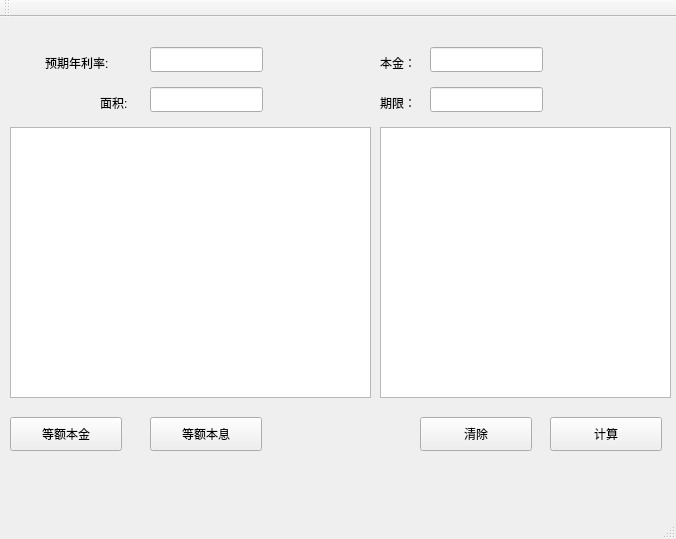
<?xml version="1.0" encoding="UTF-8"?>
<ui version="4.0">
 <class>MainWindow</class>
 <widget class="QMainWindow" name="MainWindow">
  <property name="geometry">
   <rect>
    <x>0</x>
    <y>0</y>
    <width>676</width>
    <height>539</height>
   </rect>
  </property>
  <property name="windowTitle">
   <string>MainWindow</string>
  </property>
  <widget class="QWidget" name="centralWidget">
   <widget class="QLabel" name="rate">
    <property name="geometry">
     <rect>
      <x>45</x>
      <y>30</y>
      <width>111</width>
      <height>31</height>
     </rect>
    </property>
    <property name="sizePolicy">
     <sizepolicy hsizetype="Expanding" vsizetype="Expanding">
      <horstretch>0</horstretch>
      <verstretch>0</verstretch>
     </sizepolicy>
    </property>
    <property name="text">
     <string>预期年利率:</string>
    </property>
   </widget>
   <widget class="QLineEdit" name="rateEdit">
    <property name="geometry">
     <rect>
      <x>150</x>
      <y>30</y>
      <width>113</width>
      <height>25</height>
     </rect>
    </property>
    <property name="sizePolicy">
     <sizepolicy hsizetype="Expanding" vsizetype="Expanding">
      <horstretch>0</horstretch>
      <verstretch>0</verstretch>
     </sizepolicy>
    </property>
   </widget>
   <widget class="QLabel" name="capital">
    <property name="geometry">
     <rect>
      <x>380</x>
      <y>30</y>
      <width>41</width>
      <height>31</height>
     </rect>
    </property>
    <property name="text">
     <string>本金：</string>
    </property>
   </widget>
   <widget class="QLineEdit" name="capitalEdit">
    <property name="geometry">
     <rect>
      <x>430</x>
      <y>30</y>
      <width>113</width>
      <height>25</height>
     </rect>
    </property>
   </widget>
   <widget class="QTextEdit" name="textEdit">
    <property name="geometry">
     <rect>
      <x>10</x>
      <y>110</y>
      <width>361</width>
      <height>271</height>
     </rect>
    </property>
   </widget>
   <widget class="QLabel" name="time">
    <property name="geometry">
     <rect>
      <x>380</x>
      <y>70</y>
      <width>41</width>
      <height>31</height>
     </rect>
    </property>
    <property name="text">
     <string>期限：</string>
    </property>
   </widget>
   <widget class="QLineEdit" name="timeEdit">
    <property name="geometry">
     <rect>
      <x>430</x>
      <y>70</y>
      <width>113</width>
      <height>25</height>
     </rect>
    </property>
   </widget>
   <widget class="QLineEdit" name="areaEdit">
    <property name="geometry">
     <rect>
      <x>150</x>
      <y>70</y>
      <width>113</width>
      <height>25</height>
     </rect>
    </property>
    <property name="text">
     <string/>
    </property>
   </widget>
   <widget class="QLabel" name="area">
    <property name="geometry">
     <rect>
      <x>100</x>
      <y>70</y>
      <width>51</width>
      <height>31</height>
     </rect>
    </property>
    <property name="text">
     <string>面积:</string>
    </property>
   </widget>
   <widget class="QPushButton" name="calculateButton">
    <property name="geometry">
     <rect>
      <x>550</x>
      <y>400</y>
      <width>112</width>
      <height>34</height>
     </rect>
    </property>
    <property name="text">
     <string>计算</string>
    </property>
   </widget>
   <widget class="QPushButton" name="calculateClearButton">
    <property name="geometry">
     <rect>
      <x>420</x>
      <y>400</y>
      <width>112</width>
      <height>34</height>
     </rect>
    </property>
    <property name="text">
     <string>清除</string>
    </property>
   </widget>
   <widget class="QTextEdit" name="textEditTotal">
    <property name="geometry">
     <rect>
      <x>380</x>
      <y>110</y>
      <width>291</width>
      <height>271</height>
     </rect>
    </property>
   </widget>
   <widget class="QPushButton" name="buttonJin">
    <property name="geometry">
     <rect>
      <x>10</x>
      <y>400</y>
      <width>112</width>
      <height>34</height>
     </rect>
    </property>
    <property name="text">
     <string>等额本金</string>
    </property>
   </widget>
   <widget class="QPushButton" name="buttonXin">
    <property name="geometry">
     <rect>
      <x>150</x>
      <y>400</y>
      <width>112</width>
      <height>34</height>
     </rect>
    </property>
    <property name="text">
     <string>等额本息</string>
    </property>
   </widget>
  </widget>
  <widget class="QMenuBar" name="menuBar">
   <property name="geometry">
    <rect>
     <x>0</x>
     <y>0</y>
     <width>676</width>
     <height>30</height>
    </rect>
   </property>
  </widget>
  <widget class="QToolBar" name="mainToolBar">
   <attribute name="toolBarArea">
    <enum>TopToolBarArea</enum>
   </attribute>
   <attribute name="toolBarBreak">
    <bool>false</bool>
   </attribute>
  </widget>
  <widget class="QStatusBar" name="statusBar"/>
 </widget>
 <layoutdefault spacing="6" margin="11"/>
 <resources/>
 <connections/>
</ui>
